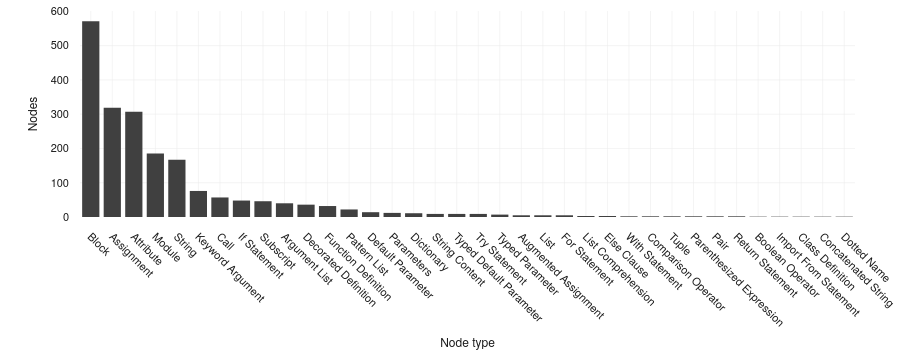

Write notebook code for a chart like this one.
### Code cell
# Node type distribution over N(c): the type is part of the statistic, deduplicated
# per change so a node counts once regardless of how many lines lifted to it.
type_counts = (
    lifted.unique(subset=["name", "correction", "defect", "node"])
    .with_columns(
        pl.col("type").str.replace_all("_", " ", literal=True).str.to_titlecase()
    )
    .group_by("type")
    .len()
    .sort("len", descending=True)
)

go.Figure(
    go.Bar(
        x=type_counts["type"].to_list(),
        y=type_counts["len"].to_list(),
        marker_color=node_color,
    )
).update_layout(
    xaxis_title="Node type",
    yaxis_title="Nodes",
    xaxis_tickangle=45,
    xaxis_automargin=True,
    bargap=0.2,
    height=360,
    width=900,
).show()

### Figure 1 — Plotly figure (JSON) as saved in the notebook; plotly's stock layout.template omitted (floating-point values rounded to 4 significant figures)
{"data": [{"marker": {"color": "#404040"}, "type": "bar", "x": ["Block", "Assignment", "Attribute", "Module", "String", "Keyword Argument", "Call", "If Statement", "Subscript", "Argument List", "Decorated Definition", "Function Definition", "Pattern List", "Default Parameter", "Parameters", "Dictionary", "String Content", "Typed Default Parameter", "Try Statement", "Typed Parameter", "Augmented Assignment", "List", "For Statement", "List Comprehension", "Else Clause", "With Statement", "Comparison Operator", "Tuple", "Parenthesized Expression", "Pair", "Return Statement", "Boolean Operator", "Import From Statement", "Class Definition", "Concatenated String", "Dotted Name"], "y": [571, 319, 307, 185, 167, 76, 57, 48, 46, 40, 36, 32, 22, 14, 12, 11, 9, 9, 9, 7, 5, 5, 5, 3, 3, 2, 2, 2, 2, 2, 2, 1, 1, 1, 1, 1]}], "layout": {"bargap": 0.2, "height": 360, "width": 900, "xaxis": {"automargin": true, "tickangle": 45, "title": {"text": "Node type"}}, "yaxis": {"title": {"text": "Nodes"}}}}
